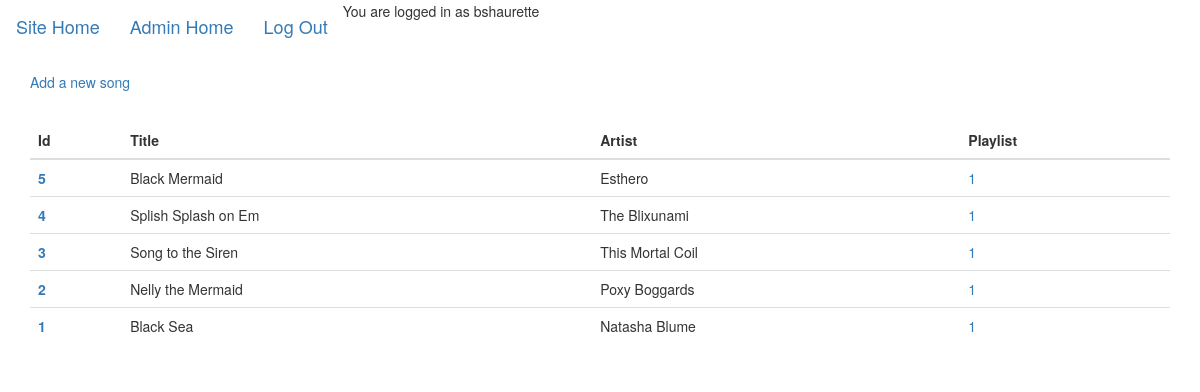
The page /admin/songs (signed in) on the database its author committed.
### tables this page shows
CREATE TABLE user (
  id INTEGER PRIMARY KEY AUTOINCREMENT,
  username TEXT UNIQUE NOT NULL,
  password TEXT NOT NULL
);

CREATE TABLE song (
    id INTEGER PRIMARY KEY AUTOINCREMENT,
    artist TEXT,
    title TEXT NOT NULL,
    filepath TEXT NOT NULL,
    duration TEXT,
    album_name TEXT,
    album_art TEXT,
    playlist_id INTEGER,
    created_at DATE NOT NULL DEFAULT CURRENT_DATE,
    FOREIGN KEY(playlist_id) REFERENCES playlist(id)
);

### fivesongs/admin.py (the view)
@bp.route('/admin/songs')
@login_required
def songs():
    db = get_db()
    song_query = """
        SELECT id, artist, title, playlist_id
        FROM song
        ORDER BY id DESC
    """
    db_songs = db.execute(song_query).fetchall()
    return render_template('admin/songs.html', songs=db_songs)

### fivesongs/auth.py (called while the page is built)
@bp.before_app_request
def load_logged_in_user():
    user_id = session.get('user_id')
    if user_id is None:
        g.user = None
    else:
        g.user = get_db().execute(
            'SELECT * FROM user WHERE id = ?', (user_id,)
        ).fetchone()

def login_required(view):
    @functools.wraps(view)
    def wrapped_view(**kwargs):
        if g.user is None:
            return redirect(url_for('auth.login'))
        return view(**kwargs)
    return wrapped_view

### fivesongs/db.py (called while the page is built)
def get_db():
    if 'db' not in g:
        g.db = sqlite3.connect(
            current_app.config['DATABASE'],
            detect_types=sqlite3.PARSE_DECLTYPES
        )
        g.db.row_factory = sqlite3.Row
    return g.db

### fivesongs/templates/admin/songs.html
{% extends 'adminbase.html' %}
{% block content %}
  <p><a href="/admin/song/create">Add a new song</a></p>
  <br />
  {% if songs %}
    <table class="table">
      <thead class="thead-dark">
        <tr>
          <th scope="col">Id</th>
          <th scope="col">Title</th>
          <th scope="col">Artist</th>
          <th scope="col">Playlist</th>
        </tr>
      </thead>
      <tbody>
        {% for song in songs %}
        <tr>
          <th scope="row"><a href="/admin/song/{{ song.id }}">{{ song.id }}</a></th>
          <td>{{ song.title }}</td>
          <td>{{ song.artist }}</td>
          <td><a href="/admin/playlist/{{ song.playlist_id }}">{{ song.playlist_id }}</a></td>
        </tr>
        {% endfor %}
      </tbody>
    </table>
  {% else %}
    No songs available.<br />
  {% endif %}
{% endblock %}

### fivesongs/templates/adminbase.html (shortened to what this page needs)
<!DOCTYPE html>
<html lang="en">
<head>
  <link rel="stylesheet" type="text/css" href="{{ url_for('static', filename='css/bootstrap.min.css') }}">
</head>
<body>
<nav class="navbar navbar-light bg-light">
  <a class="navbar-brand" href="/">Site Home</a>
  <a class="navbar-brand" href="/admin">Admin Home</a>
  <a class="navbar-brand" href="{{ url_for('auth.logout') }}">Log Out</a>
  {% if g.user %}
    <div>You are logged in as {{ g.user['username'] }}</div>
  {% else %}
    <a href="{{ url_for('auth.register') }}">Register</a>
    <a href="{{ url_for('auth.login') }}">Log In</a>
  {% endif %}
</nav>
<div class="container">
  {% block content %}{% endblock %}
</div>
</body>
</html>

### rows shown on the page
user: user.username "bshaurette"
song: id "5", title "Black Mermaid", artist "Esthero", playlist_id "1"
song: id "4", title "Splish Splash on Em", artist "The Blixunami", playlist_id "1"
song: id "3", title "Song to the Siren", artist "This Mortal Coil", playlist_id "1"
song: id "2", title "Nelly the Mermaid", artist "Poxy Boggards", playlist_id "1"
song: id "1", title "Black Sea", artist "Natasha Blume", playlist_id "1"
